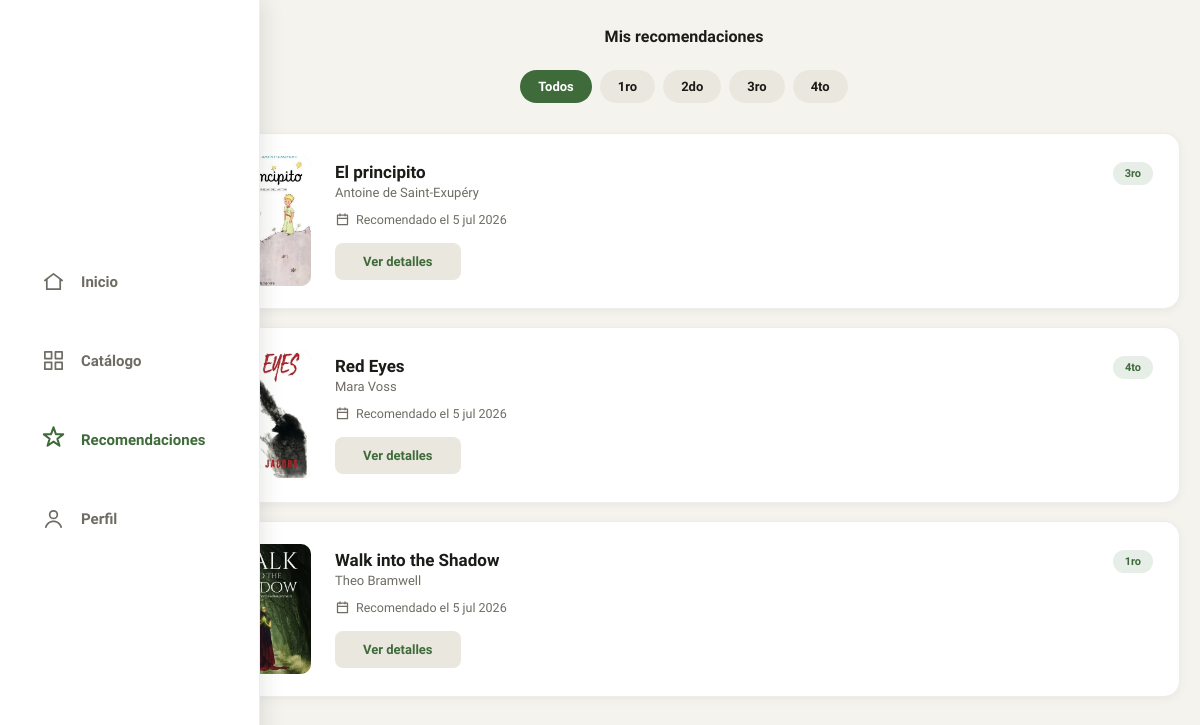
/Recomendar.php (signed in), run on the app's committed database.
### tables this page shows
CREATE TABLE `recomendacion` (
  `id_recomendacion` bigint(20) UNSIGNED NOT NULL,
  `id_libro` bigint(20) UNSIGNED NOT NULL,
  `id_profesor` bigint(20) UNSIGNED NOT NULL,
  `curso` varchar(100) DEFAULT NULL,
  `motivo` text DEFAULT NULL,
  `fecha_recomendacion` date NOT NULL
);

CREATE TABLE `libro` (
  `id_libro` bigint(20) UNSIGNED NOT NULL,
  `título` varchar(255) NOT NULL,
  `autor` varchar(255) NOT NULL,
  `categoria` varchar(30) NOT NULL DEFAULT 'literatura',
  `editorial` varchar(255) NOT NULL,
  `fecha_publicación` date NOT NULL,
  `portada` varchar(255) DEFAULT NULL,
  `descripcion` text DEFAULT NULL,
  `valoracion` decimal(2,1) DEFAULT NULL,
  `paginas` smallint(5) UNSIGNED DEFAULT NULL
);

### Cursos.php (called while the page is built)
<?php
$CURSOS = ['1ro', '2do', '3ro', '4to'];

### Recomendar.php (the view, shortened to what this page needs)
<?php
require 'Conexion.php';
$idProfesor = (int) $_SESSION['profesor_id'];
require 'Cursos.php';
$cursoFiltro = $_GET['curso'] ?? '';
if (!in_array($cursoFiltro, $CURSOS, true)) {
    $cursoFiltro = '';
}
if ($cursoFiltro !== '') {
    $consultaPropias = $conexion->prepare(
        'SELECT r.id_recomendacion, r.id_libro, r.curso, r.fecha_recomendacion, r.id_profesor,
                l.título AS titulo, l.autor, l.portada
         FROM recomendacion r
         JOIN libro l ON l.id_libro = r.id_libro
         WHERE r.id_profesor = ? AND r.curso = ?
         ORDER BY r.fecha_recomendacion DESC'
    );
    $consultaPropias->execute([$idProfesor, $cursoFiltro]);
} else {
    $consultaPropias = $conexion->prepare(
        'SELECT r.id_recomendacion, r.id_libro, r.curso, r.fecha_recomendacion, r.id_profesor,
                l.título AS titulo, l.autor, l.portada
         FROM recomendacion r
         JOIN libro l ON l.id_libro = r.id_libro
         WHERE r.id_profesor = ?
         ORDER BY r.fecha_recomendacion DESC'
    );
    $consultaPropias->execute([$idProfesor]);
}
$recomendaciones = $consultaPropias->fetchAll(PDO::FETCH_ASSOC);
function formatearFechaRecomendacion($fechaISO)
{
    $meses = ['ene', 'feb', 'mar', 'abr', 'may', 'jun', 'jul', 'ago', 'sep', 'oct', 'nov', 'dic'];
    $partes = explode('-', substr($fechaISO, 0, 10));
    return (int) $partes[2] . ' ' . $meses[(int) $partes[1] - 1] . ' ' . $partes[0];
}
?>
<!DOCTYPE html>
<html lang="es">
<?php
require 'componentes/head.php';
?>
<body>
    <main class="aplicacion">
        <?php
        require 'componentes/encabezado-volver.php';
        ?>
        <div class="filtro-curso" role="tablist" aria-label="Filtrar por curso">
            <a href="Recomendar.php" class="filtro-curso__chip<?= $cursoFiltro === '' ? ' filtro-curso__chip--activo' : '' ?>">Todos</a>
            <?php foreach ($CURSOS as $curso): ?>
                <a href="Recomendar.php?curso=<?= urlencode($curso) ?>"
                    class="filtro-curso__chip<?= $cursoFiltro === $curso ? ' filtro-curso__chip--activo' : '' ?>"><?= htmlspecialchars($curso) ?></a>
            <?php endforeach; ?>
        </div>
        <section class="reservas-lista">
            <?php if (empty($recomendaciones) && $cursoFiltro !== ''): ?>
                <p class="reservas-lista__vacio">
                    Todavía no recomendaste ningún libro para <?= htmlspecialchars($cursoFiltro) ?>.
                    <a href="Recomendar.php">Ver todas las tuyas</a>
                </p>
            <?php else: ?>
                <?php foreach ($recomendaciones as $rec): ?>
                    <article class="reserva-tarjeta">
                        <figure class="reserva-tarjeta__portada">
                            <img src="<?= htmlspecialchars($rec['portada'] ?? '') ?>"
                                alt="Portada de <?= htmlspecialchars($rec['titulo']) ?>">
                        </figure>
                        <div class="reserva-tarjeta__cuerpo">
                            <div class="reserva-tarjeta__encabezado">
                                <div>
                                    <h3 class="reserva-tarjeta__titulo"><?= htmlspecialchars($rec['titulo']) ?></h3>
                                    <p class="reserva-tarjeta__autor"><?= htmlspecialchars($rec['autor']) ?></p>
                                </div>
                                <span class="reserva-tarjeta__badge reserva-tarjeta__badge--reservado"><?= htmlspecialchars($rec['curso']) ?></span>
                            </div>
                            <ul class="reserva-tarjeta__datos">
                                <li class="reserva-tarjeta__dato">
                                    <svg viewBox="0 0 24 24" aria-hidden="true">
                                        <polygon points="4,5 20,5 20,20 4,20" />
                                        <polyline points="4,10 20,10" />
                                        <polyline points="8,3 8,6" />
                                        <polyline points="16,3 16,6" />
                                    </svg>
                                    <span>Recomendado el <?= formatearFechaRecomendacion($rec['fecha_recomendacion']) ?></span>
                                </li>
                            </ul>
                            <a class="boton-detalle" href="Detalle.php?libro=<?= (int) $rec['id_libro'] ?>">Ver detalles</a>
                        </div>
                    </article>
                <?php endforeach; ?>
            <?php endif; ?>
        </section>
    </main>
    <?php
    require 'componentes/nav-inferior.php';
    ?>
</body>
</html>

### style.css (style rules this page uses)
:root { --crema: #F5F3EE; --panel-oscuro: #202C22; --verde: #3F6B3B; --verde-oscuro: #4C6B32; --texto: #1B1B18; --texto-muted: #6E6C64; --chip-bg: #EAE7DE; --linea: rgba(27, 27, 24, 0.08); --naranja: #C9812F; --rojo: #B3261E; --tipografia-titulo: 'Zalando Sans', sans-serif; --tipografia-texto: 'Arimo', sans-serif; }
* { box-sizing: border-box; }
body { margin: 0; background: var(--crema); color: var(--texto); font-family: var(--tipografia-texto); -webkit-font-smoothing: antialiased; }
ul { list-style: none; margin: 0; padding: 0; }
a { text-decoration: none; color: inherit; }
svg { width: 20px; height: 20px; flex-shrink: 0; fill: none; stroke: currentColor; stroke-width: 1.8; stroke-linecap: round; stroke-linejoin: round; }
.aplicacion { max-width: 430px; margin: 0 auto; padding-bottom: calc(88px + env(safe-area-inset-bottom, 0px)); }
.libro__portada, .detalle-libro__portada, .reserva-tarjeta__portada { position: relative; }
.boton-detalle { width: 100%; border: none; background: var(--chip-bg); color: var(--verde); font-family: var(--tipografia-titulo); font-weight: 600; font-size: 12px; padding: 9px 0; border-radius: 8px; cursor: pointer; }
.filtro-curso { display: flex; justify-content: center; gap: 8px; overflow-x: auto; padding: 0 20px 4px; margin: 18px 0 4px; scrollbar-width: none; -ms-overflow-style: none; }
.filtro-curso__chip { flex: 0 0 auto; padding: 9px 18px; border-radius: 999px; background: var(--chip-bg); color: var(--texto); font-family: var(--tipografia-titulo); font-weight: 600; font-size: 13px; white-space: nowrap; }
.filtro-curso__chip--activo { background: var(--verde); color: #FFFFFF; }
@media (min-width: 700px) { .aplicacion { max-width: 700px; } }
@media (min-width: 1024px) { body { background: var(--crema); } }
@media (min-width: 1024px) { .aplicacion { max-width: 1040px; margin-left: 168px; margin-right: auto; background: transparent; box-shadow: none; min-height: 0; padding-bottom: 40px; } }
@media (min-width: 1024px) { .boton-detalle { padding: 12px 0; font-size: 13px; } }

### Detalle.css (style rules this page uses)
a.boton-detalle { display: block; text-align: center; text-decoration: none; }

### Animaciones.css (style rules this page uses)
.encabezado, .encabezado-detalle, .buscador, .destacado, .categorias, .recomendados, .nuevos-ingresos, .catalogo, .detalle-libro, .detalle-libro__ficha, .detalle-libro__descripcion, .perfil-tarjeta, .perfil-stats, .perfil-menu, .perfil-biblioteca, .reservas-tabs, .reservas-lista, .filtro-curso, .auth-logo, .auth-formulario, .contacto-intro, .contacto-errores, .contacto-exito, .form-contacto { animation: entrada-suave 0.45s cubic-bezier(0.16, 1, 0.3, 1) both; }
.libro, .libro--catalogo, .reserva-tarjeta, .recomendar-tarjeta { animation: fundido-simple 0.4s ease both; }
.boton-reservar, .boton-secundario, .boton-detalle, .perfil-menu__item, .filtro-curso__chip, .categoria, .reservas-tabs__boton, .navegacion-inferior__item, .modal__cerrar, .boton-volver { transition: transform .15s ease, background-color .2s ease, color .2s ease, box-shadow .2s ease, opacity .2s ease; }

### data on the page
recomendacion: id_libro.portada (picture), id_libro.título "El principito", id_libro.autor "Antoine de Saint-Exupéry", curso "3ro", fecha_recomendacion "5 jul 2026"
recomendacion: id_libro.portada (picture), id_libro.título "Red Eyes", id_libro.autor "Mara Voss", curso "4to", fecha_recomendacion "5 jul 2026"
recomendacion: id_libro.portada (picture), id_libro.título "Walk into the Shadow", id_libro.autor "Theo Bramwell", curso "1ro", fecha_recomendacion "5 jul 2026"

### other printed values
$tituloEncabezado "Mis recomendaciones"
$curso "1ro"
$curso "2do"
$curso "3ro"
$curso "4to"
